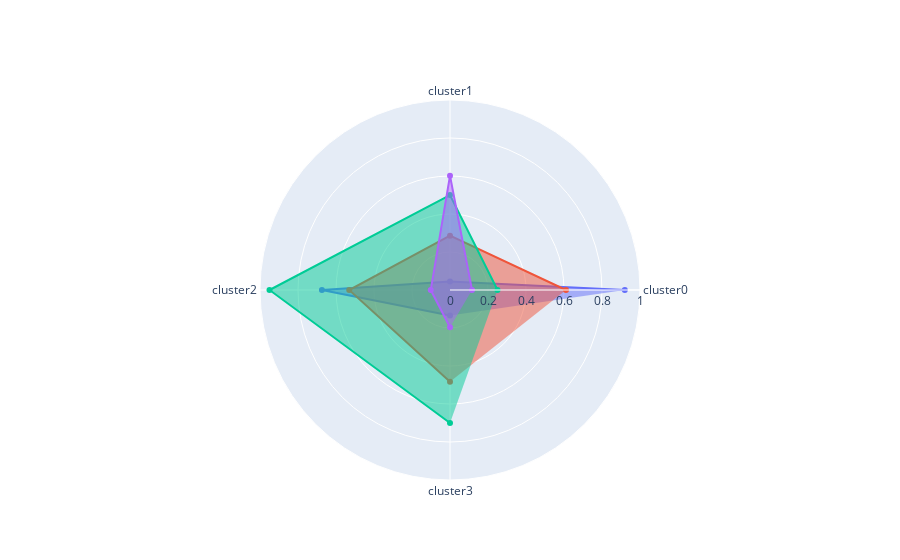

This figure's notebook cell:
### Markdown cell above
#### Avec un Radarplot

### Code cell
import plotly.graph_objects as go

rgroup1=(table_indicateurs.groupby('clusters')['PIB_par_hab'].median())/50000
rgroup2=table_indicateurs.groupby('clusters')['ratio_dispo_prot_ani'].median()
rgroup3=(table_indicateurs.groupby('clusters')['diff_impexp_volai'].median())/20
rgroup4=table_indicateurs.groupby('clusters')['taux_var_popu'].median()

categories = ['cluster0','cluster1','cluster2','cluster3']

fig = go.Figure()

fig.add_trace(go.Scatterpolar(
      r=rgroup1,
      theta=categories,
      fill='toself',
      name='PIB_par_hab'
))
fig.add_trace(go.Scatterpolar(
      r=rgroup2,
      theta=categories,
      fill='toself',
      name='ratio_dispo_prot_ani'
))
fig.add_trace(go.Scatterpolar(
      r=rgroup3,
      theta=categories,
      fill='toself',
      name='diff_impexp_volai'
))
fig.add_trace(go.Scatterpolar(
      r=rgroup4,
      theta=categories,
      fill='toself',
      name='taux_var_popu'
))
fig.update_layout(
  polar=dict(
    radialaxis=dict(
      visible=True,
      range=[0, 1]
    )),
  showlegend=False
)

fig.show()

### Figure 1 — Plotly figure (JSON) as saved in the notebook; plotly's stock layout.template omitted (floating-point values rounded to 4 significant figures)
{"data": [{"fill": "toself", "name": "PIB_par_hab", "r": [0.92, 0.04414, 0.6741, 0.1346], "theta": ["cluster0", "cluster1", "cluster2", "cluster3"], "type": "scatterpolar"}, {"fill": "toself", "name": "ratio_dispo_prot_ani", "r": [0.6106, 0.286, 0.5304, 0.4833], "theta": ["cluster0", "cluster1", "cluster2", "cluster3"], "type": "scatterpolar"}, {"fill": "toself", "name": "diff_impexp_volai", "r": [0.25, 0.5, 0.95, 0.7], "theta": ["cluster0", "cluster1", "cluster2", "cluster3"], "type": "scatterpolar"}, {"fill": "toself", "name": "taux_var_popu", "r": [0.1159, 0.6019, 0.1013, 0.1957], "theta": ["cluster0", "cluster1", "cluster2", "cluster3"], "type": "scatterpolar"}], "layout": {"polar": {"radialaxis": {"range": [0, 1], "visible": true}}, "showlegend": false}}
